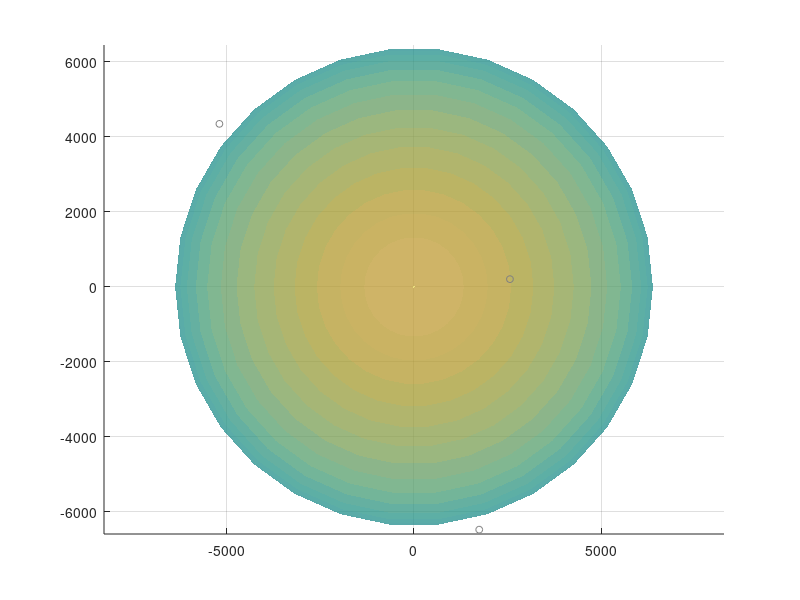

MATLAB code to generate this figure: (Note: this script raises an error after producing the figure.)
% Load the orbital parameters from orbit_data.mat
load('orbit_data.mat', 'debris_names', 'semi_major_axes', 'eccentricities', 'RAANs', 'argPerigees', 'inclinations');

% Create a figure for the animation
figure; hold on; axis equal; grid on;

% Plot Earth as a reference (constant background)
[xs, ys, zs] = sphere(30); % Create a sphere
surf(xs * 6371, ys * 6371, zs * 6371, 'FaceAlpha', 0.5, 'EdgeColor', 'none'); % Scale to Earth radius

% Define animation parameters
frames = 30 * 60; % 30 frames per second * 60 seconds = 1800 frames
time_step = 1 / 30; % Time step between frames (in seconds)

% Initialize handles for the debris and their trajectories (so we can update them in the loop)
debris_handles = NaN(1, length(debris_names)); % Initialize as NaN to store handles
trajectory_handles = NaN(1, length(debris_names)); % Initialize handles for trajectories

% Loop to animate the debris for 60 seconds
for t = 1:frames
    % Loop over each debris and update their positions
    for idx = 1:length(debris_names)
        % Get the orbital elements for the current debris
        semi_major_axis = semi_major_axes(idx);
        eccentricity = eccentricities(idx);
        RAAN = deg2rad(RAANs(idx));
        argPerigee = deg2rad(argPerigees(idx));
        inclination = deg2rad(inclinations(idx));

        % Generate the current True Anomaly based on time (t)
        theta = linspace(0, 2*pi, frames);
        current_theta = theta(t);
        
        % Compute the current position in polar coordinates
        r = (semi_major_axis * (1 - eccentricity^2)) ./ (1 + eccentricity * cos(current_theta));

        % Convert to 3D Cartesian Coordinates
        x = r * (cos(RAAN) * cos(current_theta + argPerigee) - sin(RAAN) * sin(current_theta + argPerigee) * cos(inclination));
        y = r * (sin(RAAN) * cos(current_theta + argPerigee) + cos(RAAN) * sin(current_theta + argPerigee) * cos(inclination));
        z = r * (sin(current_theta + argPerigee) * sin(inclination));

        % Set darker colors for the debris
        color = [0.5 0.5 0.5]; % Dark gray color for debris

        % Plot the debris and store the handle for later updating
        if t == 1
            % Initial plot (first frame)
            debris_handles(idx) = plot3(x, y, z, 'o', 'MarkerSize', 5, 'Color', color);
            % Plot the trajectory with a thicker line
            trajectory_handles(idx) = plot3(x, y, z, 'LineWidth', 2, 'Color', color);
        else
            % Update the position of the debris for subsequent frames
            set(debris_handles(idx), 'XData', x, 'YData', y, 'ZData', z);
            % Update the trajectory
            set(trajectory_handles(idx), 'XData', [get(trajectory_handles(idx), 'XData'), x], ...
                                          'YData', [get(trajectory_handles(idx), 'YData'), y], ...
                                          'ZData', [get(trajectory_handles(idx), 'ZData'), z]);
        end
    end
    
    % Capture the current frame
    frame = getframe(gcf); % Capture the figure as a frame
    img = frame2im(frame); % Convert the frame to an image
    
    % Convert the image to indexed format
    [A, map] = rgb2ind(img, 256); % Convert to indexed image format for GIF
    
    % Save the first frame or append the subsequent frames
    if t == 1
        % Create the GIF file and save the first frame
        imwrite(A, map, 'space_debris_animation.gif', 'GIF', 'LoopCount', Inf, 'DelayTime', time_step);
    else
        % Append the subsequent frames to the GIF
        imwrite(A, map, 'space_debris_animation.gif', 'GIF', 'WriteMode', 'append', 'DelayTime', time_step);
    end
    
    % Pause for the time step to control animation speed
    pause(time_step);
end

% Add legend for debris names
legend(debris_names, 'Location', 'best');

% Final labels & Formatting
xlabel('X (km)'); ylabel('Y (km)'); zlabel('Z (km)');
title('3D Space Debris Orbit');

% Set the 3D view (using proper axis limits)
axis([-1 1 -1 1 -1 1] * max(semi_major_axes) * 1.5); % Extend the axis limits for better view

% Set the view to 3D
view(3);
hold off;
